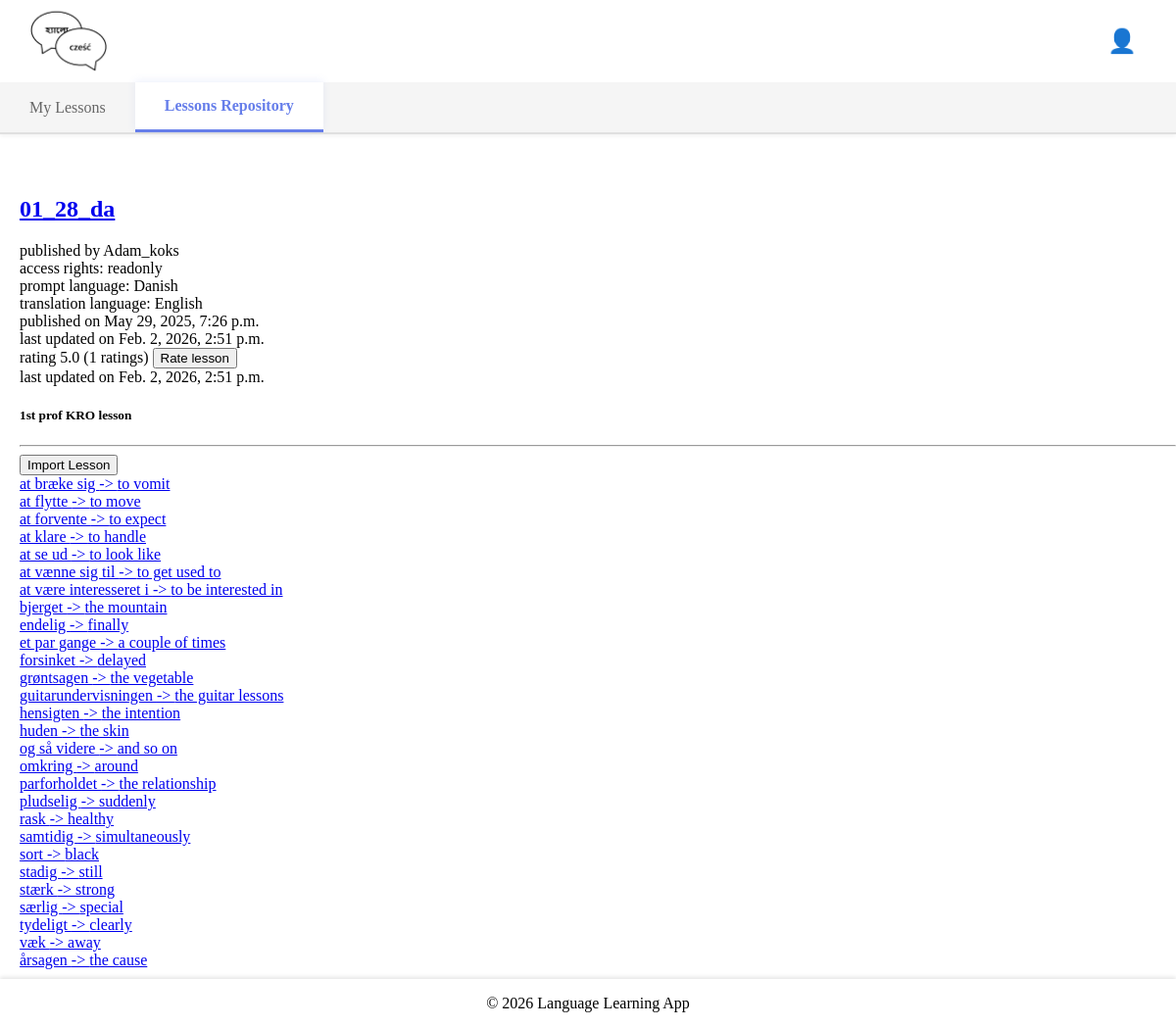
The app's page /lessons-repository/55/ (signed in), older data.
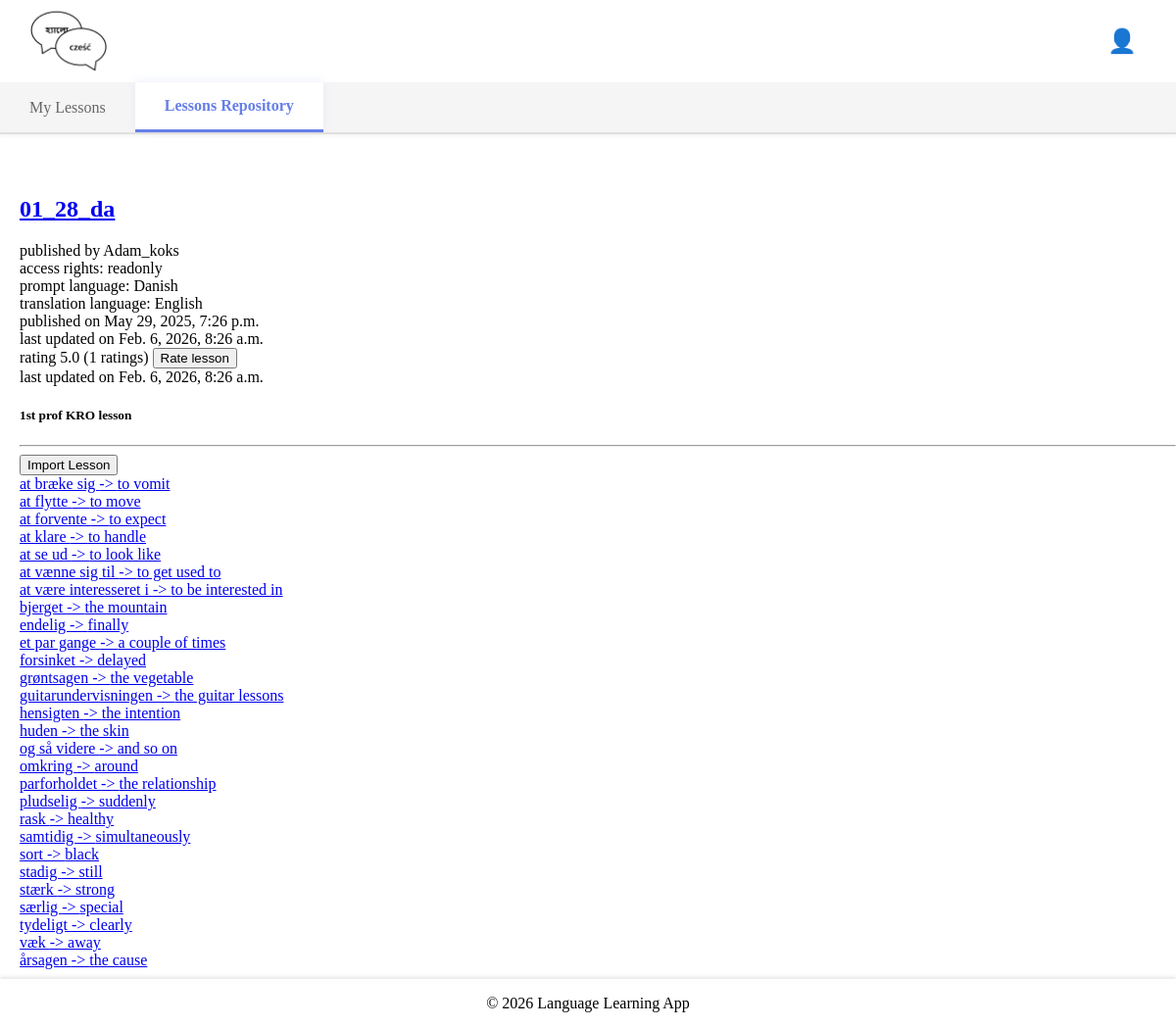
The same page, newer data.
### base/models.py (models this page shows, shortened)
class Lesson(models.Model):
    title = models.CharField(max_length=255)
    description = models.TextField(
        blank=True, help_text="Brief description of the lesson."
    )
    prompt_language = models.ForeignKey(
        Language, on_delete=models.CASCADE, related_name="prompt_lessons"
    )
    translation_language = models.ForeignKey(
        Language, on_delete=models.CASCADE, related_name="translation_lessons"
    )
    author = models.ForeignKey(
        User,
        on_delete=models.CASCADE,
        related_name="authored_lessons",
    )
    changes_log = models.TextField(
        blank=True, help_text="Log of changes made to this lesson."
    )
    access_type = models.ForeignKey(AccessType, on_delete=models.PROTECT, default=1)
    original_lesson = models.ForeignKey(
        "self", null=True, blank=True, on_delete=models.SET_NULL
    )
    updated = models.DateTimeField(auto_now=True)
    created = models.DateTimeField(auto_now_add=True)

class UserProfile(models.Model):
    user = models.OneToOneField(User, on_delete=models.CASCADE)
    display_name = models.CharField(max_length=100, blank=True)
    preferred_language = models.CharField(max_length=50, blank=True)
    receive_notifications = models.BooleanField(default=True)
    target_progress = models.PositiveIntegerField(default=3, validators=[MinValueValidator(1)])
    practice_window = models.PositiveIntegerField(default=10, validators=[MinValueValidator(1)])
    allowed_error_margin = models.PositiveIntegerField(default=0, validators=[MinValueValidator(0)])
    auto_generate_hints = models.BooleanField(default=True)

class AccessType(models.Model):
    ACCESS_CHOICES = [
        ("private", "Private"),
        ("readonly", "Read-Only"),
        ("write", "Writable"),
    ]
    name = models.CharField(max_length=20, choices=ACCESS_CHOICES, unique=True)

class Language(models.Model):
    name = models.CharField(max_length=50, unique=True)

### base/views.py (the view)
@login_required(login_url="login")
def lessonDetails(request, lesson_id):
    lesson = get_object_or_404(
        Lesson.objects.select_related(
            "author", "access_type", "prompt_language", "translation_language"
        ),
        id=lesson_id
    )
    if lesson.access_type.name == "private":
        return HttpResponse("This lesson is not public", status=403)
    user = request.user
    if user.is_authenticated:
        can_import = not UserLesson.objects.filter(user=user, lesson=lesson).exists()
    else:
        can_import = False
    lessonRatings = Rating.objects.filter(lesson=lesson)
    rating_count = lessonRatings.count()
    average_rating = (
        round(lessonRatings.aggregate(Avg("rating"))["rating__avg"], 1)
        if lessonRatings.exists()
        else 0.0
    )
    words = lesson.words.all().order_by(Lower("prompt"))
    context = {
        "lesson": lesson,
        "words": words,
        "can_import": can_import,
        "average_rating": average_rating,
        "rating_count": rating_count,
    }
    return render(request, "base/authenticated/lesson_repository/lesson_details.html", context)

### base/templates/base/authenticated/lesson_repository/lesson_details.html (shortened to what this page needs)
{% extends 'base/layouts/lessons_repository_layout.html' %}
{% block tab_content %}
<h2><a href="{% url 'lesson-details' lesson.id %}">{{ lesson.title }}</a></h2>
published by {{ lesson.author.userprofile.display_name }}
<br>
access rights: {{lesson.access_type.name}}
<br>
prompt language: {{lesson.prompt_language.name}}
<br>
translation language: {{lesson.translation_language.name}}
<br>
published on {{ lesson.created }}
<br>
last updated on {{ lesson.updated }}
<br>
rating {{ average_rating }} ({{ rating_count }} ratings)
<form action="{% url 'rate-lesson' lesson.id %}" method="get" style="display:inline;">
    <button type="submit">Rate lesson</button>
</form>
<br>
last updated on {{ lesson.updated }}
<br>
<h5>{{ lesson.description }}</h5>
<hr>
<div class="lesson-container">
    {% if request.user.is_authenticated %}
        <form action="{% url 'import-lesson' lesson.id %}" method="get">
            <button type="submit" {% if not can_import %}disabled{% endif %}  >Import Lesson</button>
        </form>
    {% endif %}
    {% for word in words %}
        <div>
            <a href="{% url 'word-details' lesson.id word.prompt %}">{{ word.prompt }} -> {{ word.translation }}</a>
        </div>
    {% endfor %}
</div>
{% endblock tab_content %}

Row changes from the older to the newer data that the page shows:
changed Lesson "01_28_da": updated "Feb. 2, 2026, 2:51 p.m." → "Feb. 6, 2026, 8:26 a.m."
